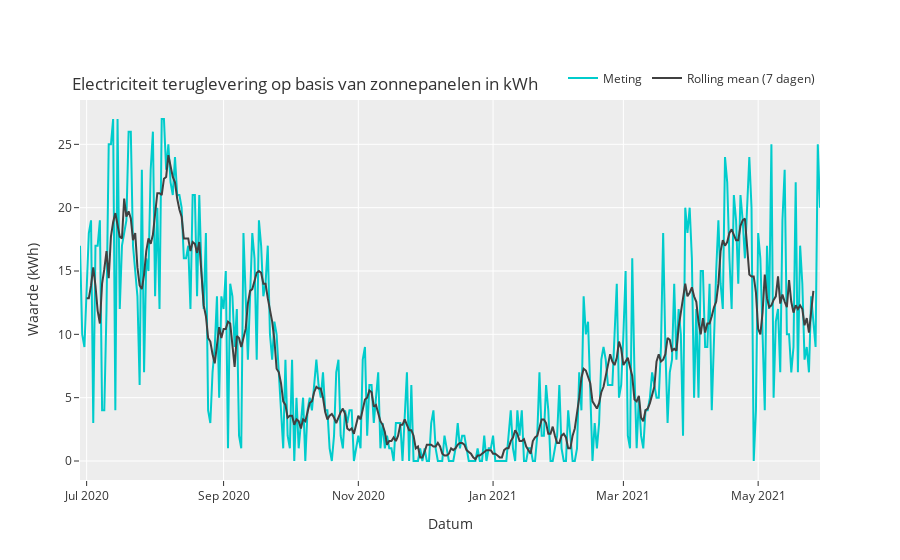

Notebook code cell kept with this figure:
### Code cell
fig_rolling_tl = go.Figure()

fig_rolling_tl.add_trace(go.Scatter(x=ts.index,
                                    y=ts['teruglevering'],
                                    name='Meting',
                                    line_color='rgb(0,204,204)'
                                   ))

fig_rolling_tl.add_trace(go.Scatter(x=ts_rolling.index,
                                    y=ts_rolling['teruglevering'],
                                    name="Rolling mean (7 dagen)",
                                    line_color='rgb(64,64,64)'
                                   ))

fig_rolling_tl.update_layout(legend=dict(orientation="h",
                                      yanchor="bottom",
                                      y=1.02,
                                      xanchor="right",
                                      x=1),
                             title={
                                 'text': "Electriciteit teruglevering op basis van zonnepanelen in kWh",
                                 'y':0.86,
                                 'x': 0.08},
                             yaxis_title="Waarde (kWh)",
                             xaxis_title="Datum",
#                              margin={"r":0,"t":0,"l":0,"b":0},
                             template="ggplot2"
                            )

fig_rolling_tl.show()

### Figure 1 — Plotly figure (JSON) as saved in the notebook; plotly's stock layout.template omitted (floating-point values rounded to 4 significant figures; data arrays with more than 128 entries replaced by an {"elided": "..."} marker saying what was removed)
{"data": [{"line": {"color": "rgb(0,204,204)"}, "name": "Meting", "type": "scatter", "x": {"elided": "336 str values"}, "y": {"elided": "336 int values"}}, {"line": {"color": "rgb(64,64,64)"}, "name": "Rolling mean (7 dagen)", "type": "scatter", "x": {"elided": "336 str values"}, "y": {"elided": "336 float values"}}], "layout": {"legend": {"orientation": "h", "x": 1, "xanchor": "right", "y": 1.02, "yanchor": "bottom"}, "title": {"text": "Electriciteit teruglevering op basis van zonnepanelen in kWh", "x": 0.08, "y": 0.86}, "xaxis": {"title": {"text": "Datum"}}, "yaxis": {"title": {"text": "Waarde (kWh)"}}}}
